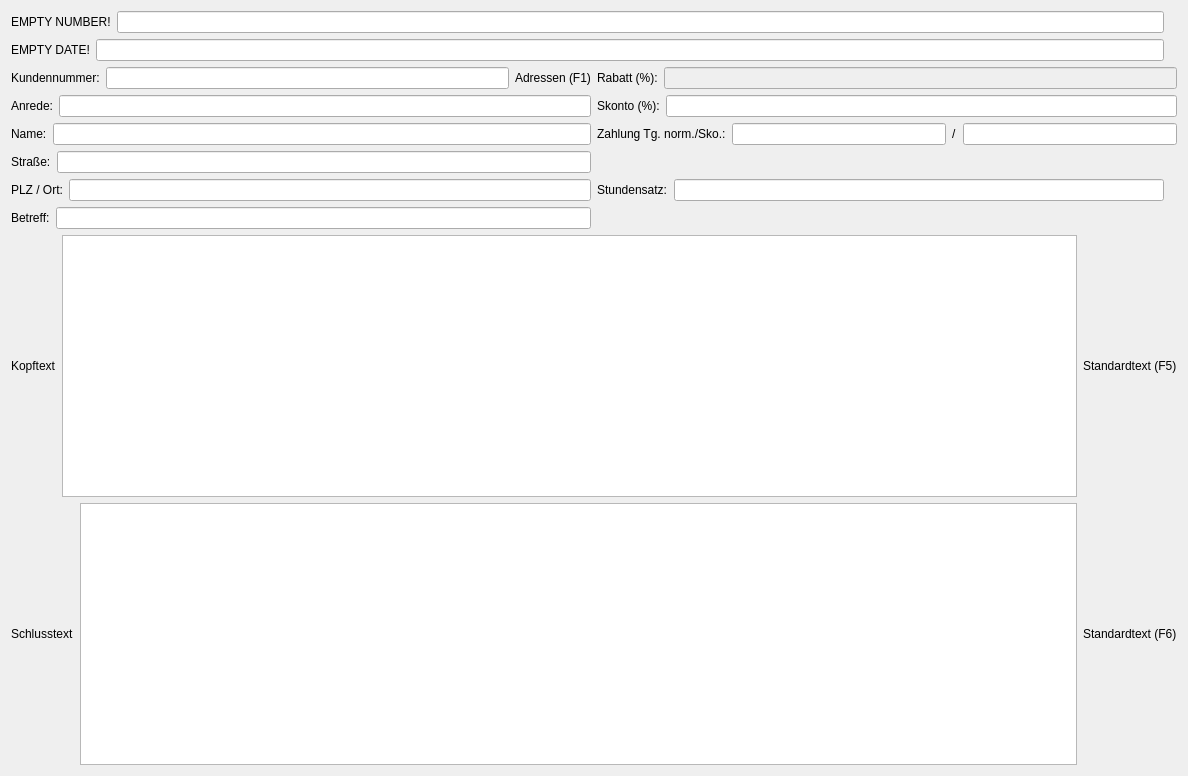
<?xml version="1.0" encoding="UTF-8"?>
<ui version="4.0">
 <class>generalMainContent</class>
 <widget class="GeneralMainContent" name="generalMainContent">
  <property name="geometry">
   <rect>
    <x>0</x>
    <y>0</y>
    <width>1188</width>
    <height>776</height>
   </rect>
  </property>
  <property name="windowTitle">
   <string>GeneralMain</string>
  </property>
  <layout class="QVBoxLayout" name="verticalLayout_3">
   <item>
    <layout class="QVBoxLayout" name="verticalLayout">
     <item>
      <layout class="QHBoxLayout" name="horizontalLayout">
       <item>
        <widget class="QLabel" name="labelTypeNumber">
         <property name="text">
          <string>EMPTY NUMBER!</string>
         </property>
        </widget>
       </item>
       <item>
        <widget class="QLineEdit" name="editNumber"/>
       </item>
       <item>
        <widget class="QLabel" name="labelNumberError">
         <property name="styleSheet">
          <string notr="true">color: rgb(255, 0, 0)</string>
         </property>
         <property name="text">
          <string/>
         </property>
        </widget>
       </item>
      </layout>
     </item>
     <item>
      <layout class="QHBoxLayout" name="horizontalLayout_3">
       <item>
        <widget class="QLabel" name="labelTypeDate">
         <property name="text">
          <string>EMPTY DATE!</string>
         </property>
        </widget>
       </item>
       <item>
        <widget class="QLineEdit" name="editDate"/>
       </item>
       <item>
        <widget class="QLabel" name="labelDateError">
         <property name="styleSheet">
          <string notr="true">color: rgb(255, 0, 0)</string>
         </property>
         <property name="text">
          <string/>
         </property>
        </widget>
       </item>
      </layout>
     </item>
    </layout>
   </item>
   <item>
    <layout class="QHBoxLayout" name="horizontalLayout_11">
     <item>
      <layout class="QVBoxLayout" name="verticalLayout_2">
       <item>
        <layout class="QHBoxLayout" name="horizontalLayout_5">
         <item>
          <widget class="QLabel" name="label_6">
           <property name="text">
            <string>Kundennummer:</string>
           </property>
          </widget>
         </item>
         <item>
          <widget class="QLineEdit" name="editCustomerNumber"/>
         </item>
         <item>
          <widget class="QLabel" name="label_5">
           <property name="text">
            <string>Adressen (F1)</string>
           </property>
          </widget>
         </item>
        </layout>
       </item>
       <item>
        <layout class="QHBoxLayout" name="horizontalLayout_6">
         <item>
          <widget class="QLabel" name="label_7">
           <property name="text">
            <string>Anrede:</string>
           </property>
          </widget>
         </item>
         <item>
          <widget class="QLineEdit" name="editSalutation"/>
         </item>
        </layout>
       </item>
       <item>
        <layout class="QHBoxLayout" name="horizontalLayout_7">
         <item>
          <widget class="QLabel" name="label_8">
           <property name="text">
            <string>Name:</string>
           </property>
          </widget>
         </item>
         <item>
          <widget class="QLineEdit" name="editName"/>
         </item>
        </layout>
       </item>
       <item>
        <layout class="QHBoxLayout" name="horizontalLayout_16">
         <item>
          <widget class="QLabel" name="label_14">
           <property name="text">
            <string>Straße:</string>
           </property>
          </widget>
         </item>
         <item>
          <widget class="QLineEdit" name="editStreet"/>
         </item>
        </layout>
       </item>
       <item>
        <layout class="QHBoxLayout" name="horizontalLayout_14">
         <item>
          <widget class="QLabel" name="label_12">
           <property name="text">
            <string>PLZ / Ort:</string>
           </property>
          </widget>
         </item>
         <item>
          <widget class="QLineEdit" name="editPlace"/>
         </item>
        </layout>
       </item>
       <item>
        <layout class="QHBoxLayout" name="horizontalLayout_17">
         <item>
          <widget class="QLabel" name="label_15">
           <property name="text">
            <string>Betreff:</string>
           </property>
          </widget>
         </item>
         <item>
          <widget class="QLineEdit" name="editSubject"/>
         </item>
        </layout>
       </item>
      </layout>
     </item>
     <item>
      <layout class="QVBoxLayout" name="specialDataLayout">
       <item>
        <layout class="QHBoxLayout" name="horizontalLayout_12">
         <item>
          <widget class="QLabel" name="label_19">
           <property name="text">
            <string>Rabatt (%):</string>
           </property>
          </widget>
         </item>
         <item>
          <widget class="QLineEdit" name="editDiscount">
           <property name="enabled">
            <bool>false</bool>
           </property>
          </widget>
         </item>
        </layout>
       </item>
       <item>
        <layout class="QHBoxLayout" name="horizontalLayout_10">
         <item>
          <widget class="QLabel" name="label_18">
           <property name="text">
            <string>Skonto (%):</string>
           </property>
          </widget>
         </item>
         <item>
          <widget class="QLineEdit" name="editSkonto"/>
         </item>
        </layout>
       </item>
       <item>
        <layout class="QHBoxLayout" name="horizontalLayout_2">
         <item>
          <widget class="QLabel" name="label_3">
           <property name="text">
            <string>Zahlung Tg. norm./Sko.:</string>
           </property>
          </widget>
         </item>
         <item>
          <widget class="QLineEdit" name="editPayNormal">
           <property name="text">
            <string/>
           </property>
          </widget>
         </item>
         <item>
          <widget class="QLabel" name="label_2">
           <property name="text">
            <string>/</string>
           </property>
          </widget>
         </item>
         <item>
          <widget class="QLineEdit" name="editPaySkonto">
           <property name="text">
            <string/>
           </property>
          </widget>
         </item>
        </layout>
       </item>
       <item>
        <layout class="QHBoxLayout" name="horizontalLayout_21">
         <item>
          <widget class="QLabel" name="label_22">
           <property name="text">
            <string>Stundensatz:</string>
           </property>
          </widget>
         </item>
         <item>
          <widget class="QLineEdit" name="editHourlyRate">
           <property name="text">
            <string/>
           </property>
          </widget>
         </item>
         <item>
          <widget class="QLabel" name="labelHourlyRateError">
           <property name="styleSheet">
            <string notr="true">color:red</string>
           </property>
           <property name="text">
            <string/>
           </property>
          </widget>
         </item>
        </layout>
       </item>
      </layout>
     </item>
    </layout>
   </item>
   <item>
    <layout class="QHBoxLayout" name="horizontalLayout_8">
     <item>
      <widget class="QLabel" name="label_4">
       <property name="text">
        <string>Kopftext</string>
       </property>
      </widget>
     </item>
     <item>
      <widget class="QTextEdit" name="editHeading">
       <property name="tabChangesFocus">
        <bool>true</bool>
       </property>
      </widget>
     </item>
     <item>
      <widget class="QLabel" name="label_9">
       <property name="text">
        <string>Standardtext (F5)</string>
       </property>
      </widget>
     </item>
    </layout>
   </item>
   <item>
    <layout class="QHBoxLayout" name="horizontalLayout_4">
     <item>
      <widget class="QLabel" name="label">
       <property name="text">
        <string>Schlusstext</string>
       </property>
      </widget>
     </item>
     <item>
      <widget class="QTextEdit" name="editEnding">
       <property name="tabChangesFocus">
        <bool>true</bool>
       </property>
      </widget>
     </item>
     <item>
      <widget class="QLabel" name="label_10">
       <property name="text">
        <string>Standardtext (F6)</string>
       </property>
      </widget>
     </item>
    </layout>
   </item>
  </layout>
 </widget>
 <customwidgets>
  <customwidget>
   <class>GeneralMainContent</class>
   <extends>QWidget</extends>
   <header>pages/general_main_page.h</header>
   <container>1</container>
  </customwidget>
 </customwidgets>
 <tabstops>
  <tabstop>editNumber</tabstop>
  <tabstop>editDate</tabstop>
  <tabstop>editCustomerNumber</tabstop>
  <tabstop>editSalutation</tabstop>
  <tabstop>editName</tabstop>
  <tabstop>editStreet</tabstop>
  <tabstop>editPlace</tabstop>
  <tabstop>editSubject</tabstop>
  <tabstop>editSkonto</tabstop>
  <tabstop>editPayNormal</tabstop>
  <tabstop>editPaySkonto</tabstop>
  <tabstop>editHourlyRate</tabstop>
  <tabstop>editHeading</tabstop>
  <tabstop>editEnding</tabstop>
 </tabstops>
 <resources/>
 <connections/>
 <slots>
  <slot>CopyData(QString)</slot>
  <slot>TakeFromMaterial()</slot>
  <slot>TakeFromService()</slot>
  <slot>MakeNewEntry()</slot>
  <slot>TakeFromAdress()</slot>
  <slot>TakeDefaultHeading()</slot>
 </slots>
</ui>
